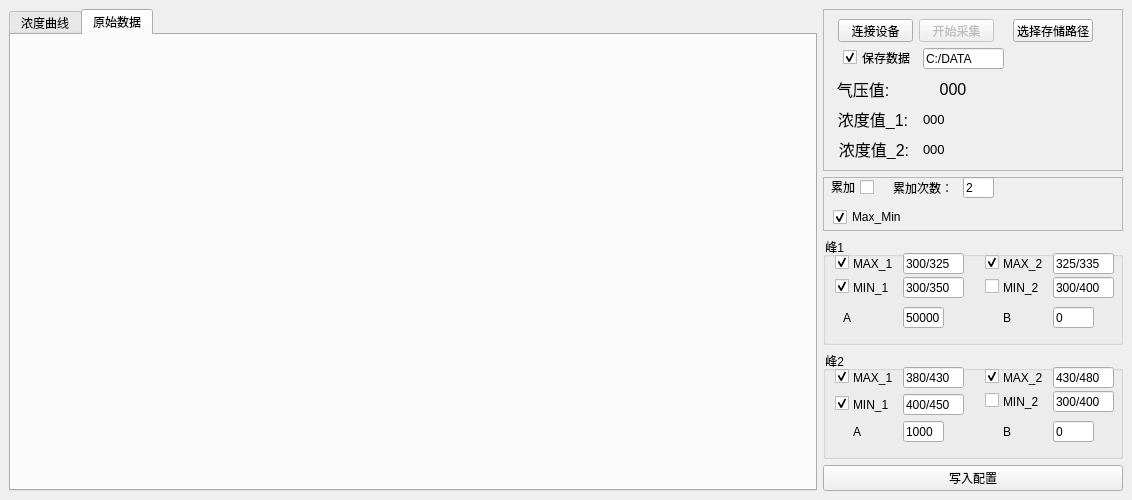
<?xml version="1.0" encoding="UTF-8"?>
<ui version="4.0">
 <class>MainWindow</class>
 <widget class="QMainWindow" name="MainWindow">
  <property name="geometry">
   <rect>
    <x>0</x>
    <y>0</y>
    <width>1132</width>
    <height>500</height>
   </rect>
  </property>
  <property name="windowTitle">
   <string>CO2-2682-双峰</string>
  </property>
  <widget class="QWidget" name="centralwidget">
   <layout class="QVBoxLayout" name="verticalLayout_3">
    <item>
     <layout class="QHBoxLayout" name="horizontalLayout">
      <item>
       <widget class="QTabWidget" name="tabWidget">
        <property name="currentIndex">
         <number>1</number>
        </property>
        <widget class="QWidget" name="tab">
         <attribute name="title">
          <string>浓度曲线</string>
         </attribute>
         <layout class="QVBoxLayout" name="verticalLayout_2">
          <item>
           <widget class="QCustomPlot" name="myQcustomCHart" native="true"/>
          </item>
         </layout>
        </widget>
        <widget class="QWidget" name="tab_2">
         <attribute name="title">
          <string>原始数据</string>
         </attribute>
         <layout class="QHBoxLayout" name="horizontalLayout_3">
          <item>
           <widget class="QCustomPlot" name="myOriginChart" native="true"/>
          </item>
         </layout>
        </widget>
       </widget>
      </item>
      <item>
       <layout class="QVBoxLayout" name="verticalLayout" stretch="3,1,2,2,1">
        <item>
         <widget class="QFrame" name="frame_2">
          <property name="minimumSize">
           <size>
            <width>300</width>
            <height>130</height>
           </size>
          </property>
          <property name="maximumSize">
           <size>
            <width>300</width>
            <height>16777215</height>
           </size>
          </property>
          <property name="layoutDirection">
           <enum>Qt::LeftToRight</enum>
          </property>
          <property name="frameShape">
           <enum>QFrame::StyledPanel</enum>
          </property>
          <property name="frameShadow">
           <enum>QFrame::Raised</enum>
          </property>
          <widget class="QPushButton" name="connectDev">
           <property name="geometry">
            <rect>
             <x>15</x>
             <y>10</y>
             <width>75</width>
             <height>23</height>
            </rect>
           </property>
           <property name="maximumSize">
            <size>
             <width>80</width>
             <height>16777215</height>
            </size>
           </property>
           <property name="text">
            <string>连接设备</string>
           </property>
          </widget>
          <widget class="QPushButton" name="startSample">
           <property name="enabled">
            <bool>false</bool>
           </property>
           <property name="geometry">
            <rect>
             <x>96</x>
             <y>10</y>
             <width>75</width>
             <height>23</height>
            </rect>
           </property>
           <property name="maximumSize">
            <size>
             <width>150</width>
             <height>16777215</height>
            </size>
           </property>
           <property name="text">
            <string>开始采集</string>
           </property>
          </widget>
          <widget class="QCheckBox" name="saveCOCN">
           <property name="geometry">
            <rect>
             <x>20</x>
             <y>39</y>
             <width>71</width>
             <height>19</height>
            </rect>
           </property>
           <property name="maximumSize">
            <size>
             <width>80</width>
             <height>16777215</height>
            </size>
           </property>
           <property name="text">
            <string>保存数据</string>
           </property>
           <property name="checked">
            <bool>true</bool>
           </property>
          </widget>
          <widget class="QLineEdit" name="COCN_filepath">
           <property name="enabled">
            <bool>true</bool>
           </property>
           <property name="geometry">
            <rect>
             <x>100</x>
             <y>39</y>
             <width>81</width>
             <height>21</height>
            </rect>
           </property>
           <property name="maximumSize">
            <size>
             <width>150</width>
             <height>16777215</height>
            </size>
           </property>
           <property name="text">
            <string>C:/DATA</string>
           </property>
           <property name="echoMode">
            <enum>QLineEdit::Normal</enum>
           </property>
           <property name="dragEnabled">
            <bool>true</bool>
           </property>
           <property name="readOnly">
            <bool>false</bool>
           </property>
          </widget>
          <widget class="QLabel" name="label">
           <property name="geometry">
            <rect>
             <x>0</x>
             <y>70</y>
             <width>80</width>
             <height>20</height>
            </rect>
           </property>
           <property name="minimumSize">
            <size>
             <width>80</width>
             <height>0</height>
            </size>
           </property>
           <property name="maximumSize">
            <size>
             <width>80</width>
             <height>16777215</height>
            </size>
           </property>
           <property name="font">
            <font>
             <pointsize>12</pointsize>
            </font>
           </property>
           <property name="text">
            <string>气压值:</string>
           </property>
           <property name="alignment">
            <set>Qt::AlignCenter</set>
           </property>
          </widget>
          <widget class="QPushButton" name="pushButton_fileselect">
           <property name="geometry">
            <rect>
             <x>190</x>
             <y>10</y>
             <width>80</width>
             <height>23</height>
            </rect>
           </property>
           <property name="maximumSize">
            <size>
             <width>150</width>
             <height>16777215</height>
            </size>
           </property>
           <property name="text">
            <string>选择存储路径</string>
           </property>
          </widget>
          <widget class="QLabel" name="qiya">
           <property name="geometry">
            <rect>
             <x>90</x>
             <y>70</y>
             <width>80</width>
             <height>21</height>
            </rect>
           </property>
           <property name="minimumSize">
            <size>
             <width>80</width>
             <height>0</height>
            </size>
           </property>
           <property name="maximumSize">
            <size>
             <width>80</width>
             <height>16777215</height>
            </size>
           </property>
           <property name="font">
            <font>
             <pointsize>12</pointsize>
            </font>
           </property>
           <property name="text">
            <string>000</string>
           </property>
           <property name="alignment">
            <set>Qt::AlignCenter</set>
           </property>
          </widget>
          <widget class="QLabel" name="label_2">
           <property name="geometry">
            <rect>
             <x>10</x>
             <y>100</y>
             <width>80</width>
             <height>20</height>
            </rect>
           </property>
           <property name="minimumSize">
            <size>
             <width>80</width>
             <height>0</height>
            </size>
           </property>
           <property name="maximumSize">
            <size>
             <width>80</width>
             <height>16777215</height>
            </size>
           </property>
           <property name="font">
            <font>
             <pointsize>12</pointsize>
            </font>
           </property>
           <property name="text">
            <string>浓度值_1:</string>
           </property>
           <property name="alignment">
            <set>Qt::AlignCenter</set>
           </property>
          </widget>
          <widget class="QLabel" name="nongdu_1">
           <property name="geometry">
            <rect>
             <x>100</x>
             <y>100</y>
             <width>171</width>
             <height>21</height>
            </rect>
           </property>
           <property name="minimumSize">
            <size>
             <width>0</width>
             <height>0</height>
            </size>
           </property>
           <property name="maximumSize">
            <size>
             <width>16777215</width>
             <height>16777215</height>
            </size>
           </property>
           <property name="font">
            <font>
             <pointsize>10</pointsize>
            </font>
           </property>
           <property name="text">
            <string>000</string>
           </property>
           <property name="alignment">
            <set>Qt::AlignLeading|Qt::AlignLeft|Qt::AlignVCenter</set>
           </property>
          </widget>
          <widget class="QLabel" name="nongdu_2">
           <property name="geometry">
            <rect>
             <x>100</x>
             <y>130</y>
             <width>161</width>
             <height>21</height>
            </rect>
           </property>
           <property name="minimumSize">
            <size>
             <width>0</width>
             <height>0</height>
            </size>
           </property>
           <property name="maximumSize">
            <size>
             <width>16777215</width>
             <height>16777215</height>
            </size>
           </property>
           <property name="font">
            <font>
             <pointsize>10</pointsize>
            </font>
           </property>
           <property name="text">
            <string>000</string>
           </property>
           <property name="alignment">
            <set>Qt::AlignLeading|Qt::AlignLeft|Qt::AlignVCenter</set>
           </property>
          </widget>
          <widget class="QLabel" name="label_3">
           <property name="geometry">
            <rect>
             <x>11</x>
             <y>130</y>
             <width>80</width>
             <height>20</height>
            </rect>
           </property>
           <property name="minimumSize">
            <size>
             <width>80</width>
             <height>0</height>
            </size>
           </property>
           <property name="maximumSize">
            <size>
             <width>80</width>
             <height>16777215</height>
            </size>
           </property>
           <property name="font">
            <font>
             <pointsize>12</pointsize>
            </font>
           </property>
           <property name="text">
            <string>浓度值_2:</string>
           </property>
           <property name="alignment">
            <set>Qt::AlignCenter</set>
           </property>
          </widget>
         </widget>
        </item>
        <item>
         <widget class="QFrame" name="frame_3">
          <property name="enabled">
           <bool>true</bool>
          </property>
          <property name="minimumSize">
           <size>
            <width>300</width>
            <height>0</height>
           </size>
          </property>
          <property name="maximumSize">
           <size>
            <width>300</width>
            <height>16777215</height>
           </size>
          </property>
          <property name="frameShape">
           <enum>QFrame::StyledPanel</enum>
          </property>
          <property name="frameShadow">
           <enum>QFrame::Raised</enum>
          </property>
          <widget class="QLineEdit" name="countTime">
           <property name="geometry">
            <rect>
             <x>140</x>
             <y>0</y>
             <width>31</width>
             <height>21</height>
            </rect>
           </property>
           <property name="text">
            <string>2</string>
           </property>
          </widget>
          <widget class="QLabel" name="label_14">
           <property name="geometry">
            <rect>
             <x>70</x>
             <y>0</y>
             <width>61</width>
             <height>21</height>
            </rect>
           </property>
           <property name="text">
            <string>累加次数：</string>
           </property>
          </widget>
          <widget class="QCheckBox" name="ifCount">
           <property name="geometry">
            <rect>
             <x>0</x>
             <y>0</y>
             <width>51</width>
             <height>20</height>
            </rect>
           </property>
           <property name="layoutDirection">
            <enum>Qt::RightToLeft</enum>
           </property>
           <property name="text">
            <string>累加</string>
           </property>
          </widget>
          <widget class="QCheckBox" name="ifMAX_MIN">
           <property name="geometry">
            <rect>
             <x>10</x>
             <y>30</y>
             <width>81</width>
             <height>20</height>
            </rect>
           </property>
           <property name="text">
            <string>Max_Min</string>
           </property>
           <property name="checked">
            <bool>true</bool>
           </property>
           <property name="tristate">
            <bool>false</bool>
           </property>
          </widget>
         </widget>
        </item>
        <item>
         <widget class="QGroupBox" name="groupBox">
          <property name="maximumSize">
           <size>
            <width>300</width>
            <height>2222222</height>
           </size>
          </property>
          <property name="layoutDirection">
           <enum>Qt::RightToLeft</enum>
          </property>
          <property name="title">
           <string>峰1</string>
          </property>
          <property name="alignment">
           <set>Qt::AlignRight|Qt::AlignTop|Qt::AlignTrailing</set>
          </property>
          <widget class="QLineEdit" name="MIN1_B2">
           <property name="geometry">
            <rect>
             <x>230</x>
             <y>40</y>
             <width>61</width>
             <height>21</height>
            </rect>
           </property>
           <property name="text">
            <string>300/400</string>
           </property>
          </widget>
          <widget class="QLineEdit" name="MIN1_B1">
           <property name="geometry">
            <rect>
             <x>80</x>
             <y>40</y>
             <width>61</width>
             <height>21</height>
            </rect>
           </property>
           <property name="text">
            <string>300/350</string>
           </property>
          </widget>
          <widget class="QLabel" name="label_10">
           <property name="geometry">
            <rect>
             <x>180</x>
             <y>40</y>
             <width>38</width>
             <height>21</height>
            </rect>
           </property>
           <property name="text">
            <string>MIN_2</string>
           </property>
          </widget>
          <widget class="QLabel" name="label_9">
           <property name="geometry">
            <rect>
             <x>30</x>
             <y>40</y>
             <width>38</width>
             <height>21</height>
            </rect>
           </property>
           <property name="text">
            <string>MIN_1</string>
           </property>
          </widget>
          <widget class="QLineEdit" name="MAX1_B1">
           <property name="geometry">
            <rect>
             <x>80</x>
             <y>16</y>
             <width>61</width>
             <height>21</height>
            </rect>
           </property>
           <property name="text">
            <string>300/325</string>
           </property>
          </widget>
          <widget class="QLabel" name="label_8">
           <property name="geometry">
            <rect>
             <x>30</x>
             <y>16</y>
             <width>51</width>
             <height>21</height>
            </rect>
           </property>
           <property name="text">
            <string>MAX_1</string>
           </property>
          </widget>
          <widget class="QLabel" name="label_15">
           <property name="geometry">
            <rect>
             <x>180</x>
             <y>70</y>
             <width>16</width>
             <height>21</height>
            </rect>
           </property>
           <property name="text">
            <string>B</string>
           </property>
          </widget>
          <widget class="QLabel" name="label_16">
           <property name="geometry">
            <rect>
             <x>20</x>
             <y>70</y>
             <width>21</width>
             <height>21</height>
            </rect>
           </property>
           <property name="text">
            <string>A</string>
           </property>
          </widget>
          <widget class="QLineEdit" name="a1">
           <property name="geometry">
            <rect>
             <x>80</x>
             <y>70</y>
             <width>41</width>
             <height>21</height>
            </rect>
           </property>
           <property name="text">
            <string>50000</string>
           </property>
          </widget>
          <widget class="QLineEdit" name="b1">
           <property name="geometry">
            <rect>
             <x>230</x>
             <y>70</y>
             <width>41</width>
             <height>21</height>
            </rect>
           </property>
           <property name="text">
            <string>0</string>
           </property>
          </widget>
          <widget class="QLabel" name="label_19">
           <property name="geometry">
            <rect>
             <x>180</x>
             <y>16</y>
             <width>41</width>
             <height>21</height>
            </rect>
           </property>
           <property name="text">
            <string>MAX_2</string>
           </property>
          </widget>
          <widget class="QLineEdit" name="MAX1_B2">
           <property name="geometry">
            <rect>
             <x>230</x>
             <y>16</y>
             <width>61</width>
             <height>21</height>
            </rect>
           </property>
           <property name="text">
            <string>325/335</string>
           </property>
          </widget>
          <widget class="QCheckBox" name="F_1_MAX2_selected">
           <property name="geometry">
            <rect>
             <x>160</x>
             <y>16</y>
             <width>16</width>
             <height>19</height>
            </rect>
           </property>
           <property name="text">
            <string/>
           </property>
           <property name="checked">
            <bool>true</bool>
           </property>
          </widget>
          <widget class="QCheckBox" name="F_1_MIN2_selected">
           <property name="geometry">
            <rect>
             <x>160</x>
             <y>40</y>
             <width>16</width>
             <height>19</height>
            </rect>
           </property>
           <property name="text">
            <string/>
           </property>
          </widget>
          <widget class="QCheckBox" name="F_1_MAX1_selected">
           <property name="geometry">
            <rect>
             <x>10</x>
             <y>16</y>
             <width>16</width>
             <height>19</height>
            </rect>
           </property>
           <property name="text">
            <string/>
           </property>
           <property name="checked">
            <bool>true</bool>
           </property>
          </widget>
          <widget class="QCheckBox" name="F_1_MIN1_selected">
           <property name="geometry">
            <rect>
             <x>10</x>
             <y>40</y>
             <width>16</width>
             <height>19</height>
            </rect>
           </property>
           <property name="text">
            <string/>
           </property>
           <property name="checked">
            <bool>true</bool>
           </property>
          </widget>
         </widget>
        </item>
        <item>
         <widget class="QGroupBox" name="groupBox_2">
          <property name="maximumSize">
           <size>
            <width>300</width>
            <height>16777215</height>
           </size>
          </property>
          <property name="layoutDirection">
           <enum>Qt::RightToLeft</enum>
          </property>
          <property name="title">
           <string>峰2</string>
          </property>
          <property name="alignment">
           <set>Qt::AlignRight|Qt::AlignTop|Qt::AlignTrailing</set>
          </property>
          <widget class="QLineEdit" name="MIN2_B2">
           <property name="geometry">
            <rect>
             <x>230</x>
             <y>40</y>
             <width>61</width>
             <height>21</height>
            </rect>
           </property>
           <property name="text">
            <string>300/400</string>
           </property>
          </widget>
          <widget class="QLineEdit" name="MIN2_B1">
           <property name="geometry">
            <rect>
             <x>80</x>
             <y>43</y>
             <width>61</width>
             <height>21</height>
            </rect>
           </property>
           <property name="text">
            <string>400/450</string>
           </property>
          </widget>
          <widget class="QLabel" name="label_11">
           <property name="geometry">
            <rect>
             <x>180</x>
             <y>40</y>
             <width>38</width>
             <height>21</height>
            </rect>
           </property>
           <property name="text">
            <string>MIN_2</string>
           </property>
          </widget>
          <widget class="QLabel" name="label_12">
           <property name="geometry">
            <rect>
             <x>30</x>
             <y>43</y>
             <width>38</width>
             <height>21</height>
            </rect>
           </property>
           <property name="text">
            <string>MIN_1</string>
           </property>
          </widget>
          <widget class="QLineEdit" name="MAX2_B1">
           <property name="geometry">
            <rect>
             <x>80</x>
             <y>16</y>
             <width>61</width>
             <height>21</height>
            </rect>
           </property>
           <property name="text">
            <string>380/430</string>
           </property>
          </widget>
          <widget class="QLabel" name="label_13">
           <property name="geometry">
            <rect>
             <x>30</x>
             <y>16</y>
             <width>61</width>
             <height>21</height>
            </rect>
           </property>
           <property name="text">
            <string>MAX_1</string>
           </property>
          </widget>
          <widget class="QLineEdit" name="b2">
           <property name="geometry">
            <rect>
             <x>230</x>
             <y>70</y>
             <width>41</width>
             <height>21</height>
            </rect>
           </property>
           <property name="text">
            <string>0</string>
           </property>
          </widget>
          <widget class="QLabel" name="label_17">
           <property name="geometry">
            <rect>
             <x>30</x>
             <y>70</y>
             <width>21</width>
             <height>21</height>
            </rect>
           </property>
           <property name="text">
            <string>A</string>
           </property>
          </widget>
          <widget class="QLabel" name="label_18">
           <property name="geometry">
            <rect>
             <x>180</x>
             <y>70</y>
             <width>16</width>
             <height>21</height>
            </rect>
           </property>
           <property name="text">
            <string>B</string>
           </property>
          </widget>
          <widget class="QLineEdit" name="a2">
           <property name="geometry">
            <rect>
             <x>80</x>
             <y>70</y>
             <width>41</width>
             <height>21</height>
            </rect>
           </property>
           <property name="text">
            <string>1000</string>
           </property>
          </widget>
          <widget class="QLineEdit" name="MAX2_B2">
           <property name="geometry">
            <rect>
             <x>230</x>
             <y>16</y>
             <width>61</width>
             <height>21</height>
            </rect>
           </property>
           <property name="text">
            <string>430/480</string>
           </property>
          </widget>
          <widget class="QLabel" name="label_20">
           <property name="geometry">
            <rect>
             <x>180</x>
             <y>16</y>
             <width>51</width>
             <height>21</height>
            </rect>
           </property>
           <property name="text">
            <string>MAX_2</string>
           </property>
          </widget>
          <widget class="QCheckBox" name="F_2_MAX2_selected">
           <property name="geometry">
            <rect>
             <x>160</x>
             <y>16</y>
             <width>16</width>
             <height>19</height>
            </rect>
           </property>
           <property name="text">
            <string/>
           </property>
           <property name="checked">
            <bool>true</bool>
           </property>
          </widget>
          <widget class="QCheckBox" name="F_2_MIN2_selected">
           <property name="geometry">
            <rect>
             <x>160</x>
             <y>40</y>
             <width>16</width>
             <height>19</height>
            </rect>
           </property>
           <property name="text">
            <string/>
           </property>
          </widget>
          <widget class="QCheckBox" name="F_2_MIN1_selected">
           <property name="geometry">
            <rect>
             <x>10</x>
             <y>43</y>
             <width>16</width>
             <height>19</height>
            </rect>
           </property>
           <property name="text">
            <string/>
           </property>
           <property name="checked">
            <bool>true</bool>
           </property>
          </widget>
          <widget class="QCheckBox" name="F_2_MAX1_selected">
           <property name="geometry">
            <rect>
             <x>10</x>
             <y>16</y>
             <width>16</width>
             <height>19</height>
            </rect>
           </property>
           <property name="text">
            <string/>
           </property>
           <property name="checked">
            <bool>true</bool>
           </property>
          </widget>
         </widget>
        </item>
        <item>
         <widget class="QPushButton" name="writeconfig">
          <property name="maximumSize">
           <size>
            <width>300</width>
            <height>16777215</height>
           </size>
          </property>
          <property name="text">
           <string>写入配置</string>
          </property>
         </widget>
        </item>
       </layout>
      </item>
     </layout>
    </item>
   </layout>
  </widget>
 </widget>
 <customwidgets>
  <customwidget>
   <class>QCustomPlot</class>
   <extends>QWidget</extends>
   <header location="global">qcustomplot.h</header>
   <container>1</container>
  </customwidget>
 </customwidgets>
 <resources/>
 <connections/>
</ui>
